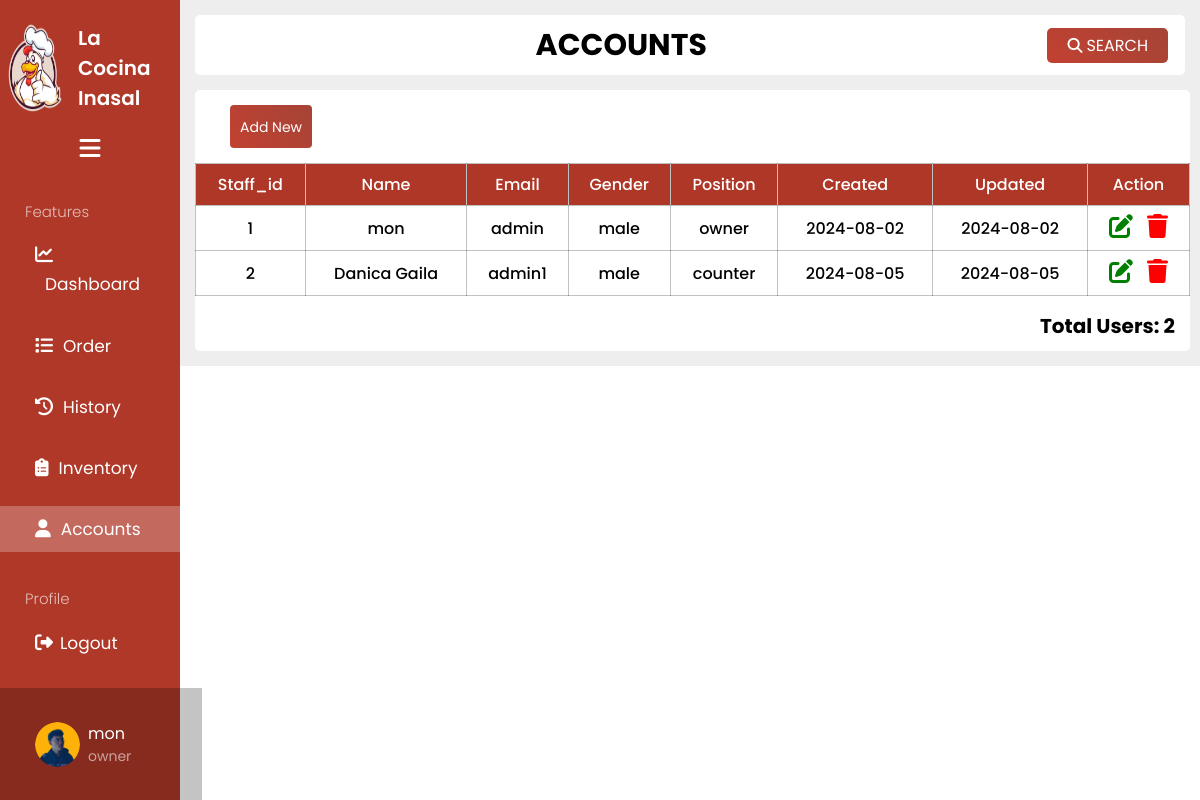
/content/account.php (signed in), run on the app's committed database.
### tables this page shows
CREATE TABLE `accounts` (
  `id` int(255) NOT NULL,
  `name` varchar(255) NOT NULL,
  `gender` varchar(50) NOT NULL,
  `email` varchar(255) NOT NULL,
  `password` varchar(255) NOT NULL,
  `position` varchar(255) NOT NULL,
  `created` date NOT NULL DEFAULT current_timestamp(),
  `updated` date NOT NULL DEFAULT current_timestamp(),
  `image` varchar(255) NOT NULL
);

### content/account.php (the view, shortened to what this page needs)
<?php
include 'partials/header.php';
include '../config/dbconnect.php';
$sql_total_users = 'SELECT COUNT(*) AS total_users FROM `accounts`';
$result_total_users = mysqli_query($conn, $sql_total_users);
$row_total_users = mysqli_fetch_assoc($result_total_users);
$total_users = $row_total_users['total_users'];
?>
<link rel="stylesheet" href="../css/dashboard.css">
<link rel="stylesheet" href="../css/account.css">
</head>
<body>
    <div class="dashboard_container">
        <div class="dashboard_sidebar" id="dashboard_sidebar">
            <div class="dashboard_sidebar_logo" id="logo_dashs">
                <img src="../pictures/logo.png" alt="">
                <p class="title_dash">La Cocina Inasal</p>
            </div>
            <div class="dashboard_sidebar_content">
                <ul class="dashboard_sidebar_list" id="dashboard_sidebar_list">
                    <div id="hamburger">
                        <a href="" id="hamburger_button"><i class="fa-solid fa-bars"></i></a>
                    </div>
                    <div class="features">
                        <p>Features</p>
                    </div>
                    <li class="list active">
                        <a href="dashboard.php"><i class="fa-solid fa-chart-line"></i><span class="Menutext">Dashboard</span></a>
                    </li>
                    <li>
                        <a href="order-create.php"><i class="fa-solid fa-list"></i><span class="Menutext">Order</span></a>
                    </li>
                    <li>
                        <a href="history.php"><i class="fa-solid fa-clock-rotate-left"></i><span class="Menutext">History</span></a>
                    </li>
                    <li>
                        <a href="inventory.php"><i class="fa-solid fa-clipboard-list"></i><span class="Menutext">Inventory</span></a>
                    </li>
                    <li style="background-color: #ffffff3f;">
                        <a href="account.php"><i class="fa-solid fa-user MenuIcons"></i><span class="Menutext">Accounts</span></a>
                    </li>
                </ul>
            </div>
            <div class="profile-txt">
                <p>Profile</p>
            </div>
            <div class="logout">
                <a href="../logout.php" id="logout_button"><i class="fa-solid fa-right-from-bracket"></i><span class="Menutext">Logout</span></a>
            </div>
            <div class="dashboard_sidebar_profile">
                <img src='../<?= ($_SESSION['loggedInUser']['image']) ?>' id="logo_dash" alt="User Profile">
                <div class="title_dash">
                    <p>
                        <?php if (isset($_SESSION['loggedInUser']['name'])) {
                            echo '<p>' . ($_SESSION['loggedInUser']['name']) . '</p>';
                        } ?>
                    </p>
                    <p style="font-size: 14px; color: rgba(255, 255, 255, 0.562);">
                        <?php if (isset($_SESSION['loggedInUser']['position'])) {
                            echo htmlspecialchars($_SESSION['loggedInUser']['position']);
                        } ?>
                    </p>
                </div>
            </div>
        </div>
        <div class="dashboard_mainbar" id="dashboard_mainbar">
            <div class="dashboard_topnav">
                <div>
                    <p>ACCOUNTS</p>
                </div>
                <div class="search-container">
                    <a href="search.php" class="search_btn"><i class="fa-solid fa-magnifying-glass"></i>SEARCH</a>
                </div>
            </div>
            <div class="main_container">
                <div class="form-container">
                    <div class="alert-container">
                        <a href="add.php" class="button"><span>Add New</span></a>
                    </div>
                    <table class="table-user">
                        <thead class="table-dark">
                            <tr>
                                <th scope="col">Staff_id</th>
                                <th scope="col">Name</th>
                                <th scope="col">Email</th>
                                <th scope="col">Gender</th>
                                <th scope="col">Position</th>
                                <th scope="col">Created</th>
                                <th scope="col">Updated</th>
                                <th scope="col">Action</th>
                            </tr>
                        </thead>
                        <tbody>
                            <?php
                            $sql = "SELECT * FROM `accounts`";
                            $result = mysqli_query($conn, $sql);
                            while ($row = mysqli_fetch_assoc($result)) {
                            ?>
                                <tr>
                                    <td><?php echo $row['id']; ?></td>
                                    <td><?php echo $row['name']; ?></td>
                                    <td><?php echo $row['email']; ?></td>
                                    <td><?php echo $row['gender']; ?></td>
                                    <td><?php echo $row['position']; ?></td>
                                    <td><?php echo $row['created']; ?></td>
                                    <td><?php echo $row['updated']; ?></td>
                                    <td class="centered-cell">
                                        <a href="edit.php?id=<?php echo $row['id']; ?>" class="link-dark icon-link"><i class="fa-solid fa-pen-to-square fs-3 me-3" style="color: green;"></i></a>
                                        <a href="#" class="link-dark icon-link delete-link" data-id="<?php echo $row['id']; ?>"><i class="fa-solid fa-trash fs-3" style="color: red;"></i></a>
                                    </td>
                                </tr>
                            <?php
                            }
                            ?>
                        </tbody>
                    </table>
                    <div class="total-user">Total Users: <?php echo $total_users; ?></div>
                </div>
            </div>
        </div>
    </div>
    <?php include 'partials/footer.php'; ?>

### css/dashboard.css (style rules this page uses)
* { padding: 0px; margin: 0px; font-family: "Poppins", sans-serif; }
html { scroll-behavior: smooth; }
.dashboard_sidebar { width: 15%; background: #af3828; transition: all 0.5s ease; height: 100vh; position: fixed; top: 0; bottom: 0; }
.dashboard_mainbar { width: 85%; background: #eeeeee; height: 100%; margin-left: 15%; }
.dashboard_sidebar_logo { display: flex; padding: 15px 0px 15px 0px; }
.dashboard_sidebar_logo img { width: 70px; transition: all 0.5s ease; }
.dashboard_sidebar_logo p { font-family: "Poppins", sans-serif; font-weight: 600; color: white; font-size: 20px; display: flex; align-items: center; cursor: pointer; transition: all 0.5s ease; }
.dashboard_container { display: flex; flex-direction: row; }
.dashboard_sidebar_profile { display: flex; align-items: center; justify-content: flex-start; background-color: rgba(0, 0, 0, 0.23); padding: 25px 35px; position: fixed; bottom: 0; width: 11%; }
.dashboard_sidebar_profile img { width: 45px; height: 45px; border-radius: 50%; }
.dashboard_sidebar_profile p { font-family: "poppins", "sans-serif"; color: white; display: flex; align-items: center; color: white; font-size: 16px; cursor: pointer; text-decoration: none; }
.title_dash { padding: 8px; }
.dashboard_sidebar_list span { margin-left: 10px; color: rgb(255, 255, 255); font-size: 17px; }
.dashboard_sidebar_list li a { text-decoration: none; font-style: normal; font-size: 20px; width: 100%; }
.dashboard_sidebar_list li { padding: 10px 35px; margin-bottom: 15px; }
.dashboard_sidebar_list li i { color: rgb(255, 255, 255); font-size: 18px; }
.features p { font-family: "poppins", "sans-serif"; font-size: 15px; font-weight: 300; padding: 0px 0px 10px 25px; color: rgba(255, 255, 255, 0.671); }
.dashboard_topnav { height: 60px; margin: 15px 15px 0px 15px; display: flex; flex-direction: row; justify-content: space-between; border-radius: 5px; align-items: center; background: #ffffff; }
.dashboard_topnav p { font-weight: 700; font-style: normal; font-size: 30px; cursor: pointer; }
.profile-txt p { font-family: "poppins", "sans-serif"; font-size: 15px; font-weight: 300; padding: 20px 0px 10px 25px; color: rgba(255, 255, 255, 0.671); }
.logout a { text-decoration: none; font-family: "poppins", "sans-serif"; color: white; margin-top: 20px; font-size: 17px; }
.logout i { font-size: 18px; padding-right: 7px; }
.logout { padding: 10px 35px; }
#hamburger { display: flex; justify-content: center; padding-bottom: 40px; }
#hamburger_button { font-size: 25px; color: rgb(255, 255, 255); }
.dashboard_topnav i { padding-right: 4px; }
.main_container { margin: 15px 10px 15px 15px; border-radius: 5px; align-items: center; background: #ffffff; overflow: auto; max-height: 85vh; }
.main_container { scrollbar-width: thin; scrollbar-color: #888 #f1f1f1; }
.search_btn { display: inline-block; padding: 5px 20px 5px 20px; background: linear-gradient(45deg, #c24131, #a54437); color: #fff; text-decoration: none; border-radius: 5px; transition: background-color 0.3s ease; margin-right: 17px; }
.search-container i { font-size: 15px; }

### css/account.css (style rules this page uses)
* { font-family: "Poppins", sans-serif; }
.table-user { width: 100%; border-collapse: collapse; background-color: white; }
.table-user th, .table-user td { padding: 8px; border: 1px solid #0000003e; cursor: pointer; text-align: center; font-weight: 500; }
.table-user thead { background-color: #af3728; color: white; position: sticky; top: 0; z-index: 1; }
.table-user tbody tr:nth-child(even) { background-color: #ffffff; }
.alert-container { display: flex; justify-content: space-between; }
.button { padding: 12px 10px 10px 10px; background: linear-gradient(45deg, #c24131, #a54437); color: #fff; text-decoration: none; border-radius: 4px; justify-content: space-between; margin: 15px 0px 15px 35px; }
.button span { font-size: 14px; }
.centered-cell { text-align: center; }
.fa-solid { font-size: 24px; }
.icon-link { margin-right: 10px; }
.icon-link:last-child { margin-right: 0; }
.total-user { display: flex; justify-content: end; font-size: 20px; padding: 15px 15px 10px 0px; font-weight: 700; color: #000000; }

### data on the page
accounts: id "1", name "mon", email "admin", gender "male", position "owner", created "2024-08-02", updated "2024-08-02"
accounts: id "2", name "Danica Gaila", email "admin1", gender "male", position "counter", created "2024-08-05", updated "2024-08-05"

### other printed values
$_SESSION['loggedInUser']['name'] "mon"
$_SESSION['loggedInUser']['position'] "owner"
$total_users "2"
